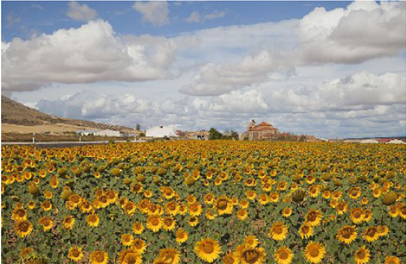
#> input picture ch05_segmentation2/sunflowers.png, 406 x 264 px
$ python kmean_xy.py
#> lines starting #> are read from the running program, lines starting #| are printed output that depends on the picture
#!/usr/bin/env python3
# -*- coding: utf-8 -*-
# basic drawing
import numpy as np
import matplotlib.pyplot as plt
import cv2
import numpy as np
import cv2

im_bgr = cv2.imread('sunflowers.png')
#> im_bgr is the input picture: shape (264, 406, 3); mean B, G, R 113.7, 141.4, 151.6

Z = im_bgr.reshape((-1,3))  # Kmean 는 영상전용이 아니므로
# 숙제로 => 위치 정보를 넣도록 함.

# convert to np.float32
Z = np.float32(Z)

# define criteria, number of clusters(K) and apply kmeans()
criteria = (cv2.TERM_CRITERIA_EPS + cv2.TERM_CRITERIA_MAX_ITER, 10, 1.0)
K = 3  # K-means
ret,label,center=cv2.kmeans(Z,K,None,criteria,10,cv2.KMEANS_RANDOM_CENTERS)
#> ret = 192459291.7; center = [[42.61, 129.3, 169.8], [186.9, 178.4, 172.9], [41.32, 86.1, 99.88]]

# Now convert back into uint8, and make original image
#  현재 예에서는 별로의미가 없음.
center = np.uint8(center)
#> center = [[42, 129, 169], [186, 178, 172], [41, 86, 99]]
res = center[label.flatten()]

# 이미지로 변환
im_seg_k3 = res.reshape((im_bgr.shape))
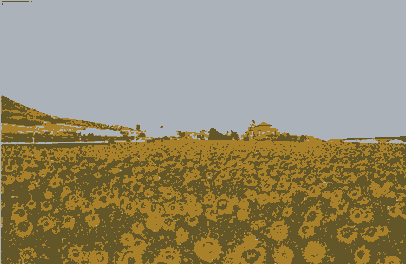
#> im_seg_k3: shape (264, 406, 3); mean B, G, R 113, 141.1, 150.7

##############
K = 7  # K-means
ret,label,center=cv2.kmeans(Z,K,None,criteria,10,cv2.KMEANS_RANDOM_CENTERS)
#> ret = 75142848.9; center = [[32.22, 116.6, 161.6], [56.16, 104.3, 116.2], [202.2, 201.4, 200.1], [174.9, 141.7, 119.9], [39.58, 165.2, 215.5], [26.66, 63.45, 77.06], [180.4, 176.9, 175.5]]
# Now convert back into uint8, and make original image
#  현재 예에서는 별로의미가 없음.
center = np.uint8(center)
#> center = [[32, 116, 161], [56, 104, 116], [202, 201, 200], [174, 141, 119], [39, 165, 215], [26, 63, 77], [180, 176, 175]]
res = center[label.flatten()]
# 이미지로 변환
im_seg_k7 = res.reshape((im_bgr.shape))
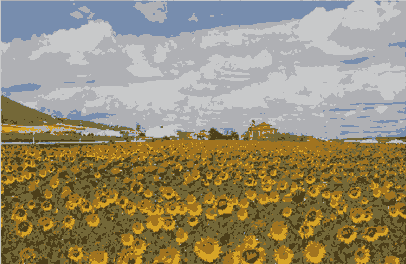
#> im_seg_k7: shape (264, 406, 3); mean B, G, R 113.3, 140.9, 151.2

plt.subplot(3,1,1), plt.imshow(im_bgr[:,:,::-1]), plt.axis('off'), plt.title('original')
plt.subplot(3,1,2),plt.imshow(im_seg_k3[:,:,::-1]), plt.axis('off'), plt.title('k=7')
plt.subplot(3,1,3), plt.imshow(im_seg_k7[:,:,::-1]), plt.axis('off'), plt.title('k=15')
plt.show()
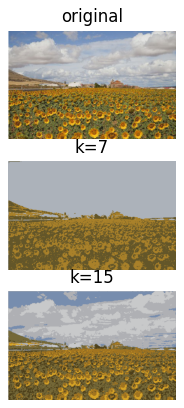
#> figure drawn by matplotlib, 3 panels
